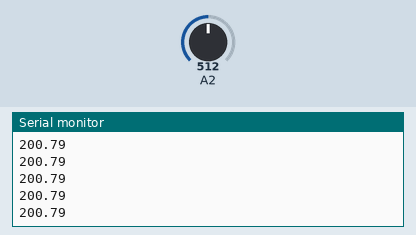
A sketch run on a simulated Arduino Uno, built with avr-gcc and run on an emulated ATmega328P. On the bench: the last lines printed to the serial monitor. The test bench sets the inputs (shaded band); at power-on: A2 = 512.

Above: at 1.2 s.
1.3 s: A2 set to 716
At 1.31 s:
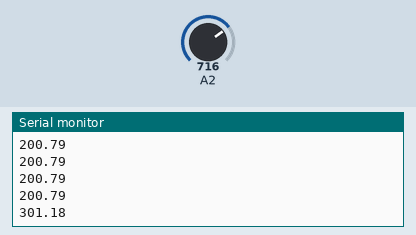
2.8 s: A2 set to 900
At 2.82 s:
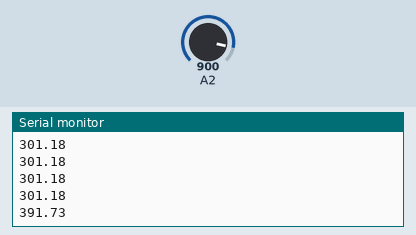
Timing chart, 0 to 5.8 s (numbered marks = the images above; inputs shaded):
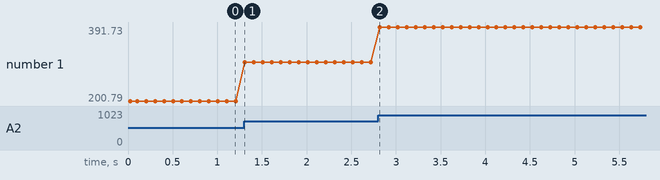

Measured:
- after the input at 1.3 s, the serial monitor: prints a new line at once (image 1)
- after the input at 2.8 s, the serial monitor: prints a new line at once (image 2)
- plotted number 1: 200.79 → 301.18 after the input at 1.3 s, 301.18 → 391.73 after the input at 2.8 s

The sketch:

Exemplo-sensor-temperatura.ino
```cpp
void setup()
{
  Serial.begin(9600);  //Inicia o serial para ler 9600 bits por segundo
  Serial.print("ola");  //
  Serial.println("println pula linha");
}

void loop()
{
  int a = analogRead(A2); //Como a porta analogica transmite de 0 a 1023, entao definimos o tipo int
  float t = 125.0*( float(a) - 104.0) / 254.0;
  Serial.println(t);
  delay(100);
}
```
